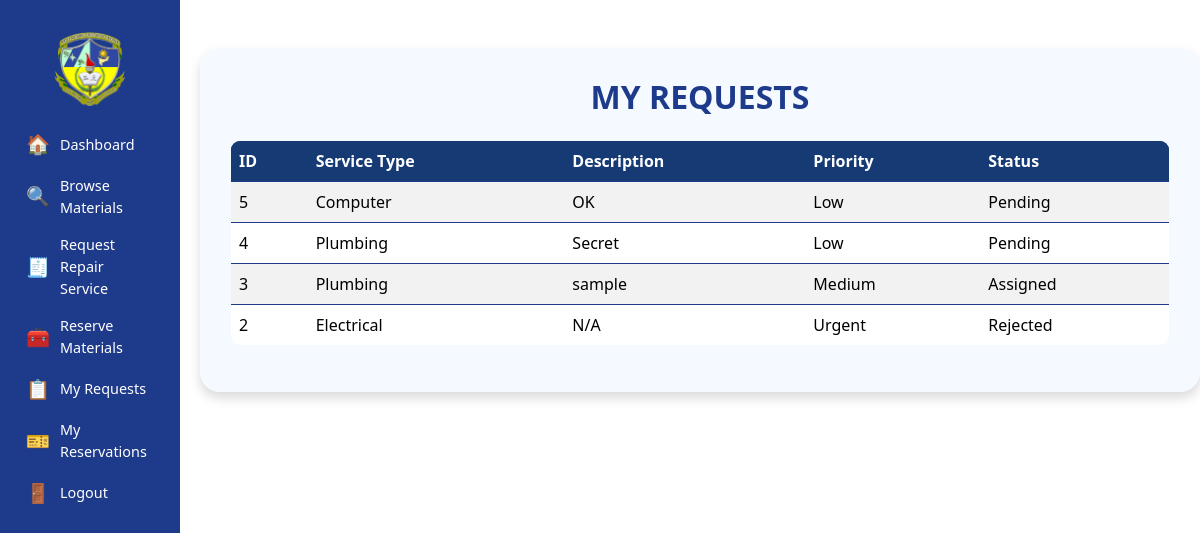
Page /pages/user/my_request.php on the committed database.
### tables this page shows
CREATE TABLE `repair_requests` (
  `id` int(11) NOT NULL,
  `user_id` int(11) NOT NULL,
  `requester_name` varchar(255) NOT NULL,
  `department` varchar(255) NOT NULL,
  `location` varchar(255) NOT NULL,
  `service_type` varchar(100) NOT NULL,
  `description` text NOT NULL,
  `priority` enum('Low','Medium','High','Urgent') NOT NULL,
  `attachment` varchar(255) DEFAULT NULL,
  `date_requested` date NOT NULL,
  `created_at` timestamp NOT NULL DEFAULT current_timestamp(),
  `status` varchar(50) NOT NULL DEFAULT 'Pending'
);

### pages/user/my_request.php (the view, shortened to what this page needs)
<!DOCTYPE html>
<html lang="en">
<head>
    <link href="https://cdnjs.cloudflare.com/ajax/libs/bootstrap/5.3.2/css/bootstrap.min.css" rel="stylesheet">
</head>
<body>
    <div class="d-flex flex-column flex-md-row">
        <nav class="sidebar text-white p-3">
            <img src="../../assets/image/Smcc_logo.jpeg" alt="SMCC Logo" class="mb-3">
            <ul class="nav flex-column">
                <li class="nav-item">
                    <a href="dashboard.php" class="nav-link">
                        <span>🏠</span> Dashboard
                    </a>
                </li>
                <li class="nav-item">
                    <a href="browse_materials.php" class="nav-link">
                        <span>🔍</span> Browse Materials
                    </a>
                </li>
                <li class="nav-item">
                    <a href="request_repair.php" class="nav-link">
                        <span>🧾</span> Request Repair Service
                    </a>
                </li>
                <li class="nav-item">
                    <a href="reserve_materials.php" class="nav-link">
                        <span>🧰</span> Reserve Materials
                    </a>
                </li>
                <li class="nav-item">
                    <a href="my_request.php" class="nav-link">
                        <span>📋</span> My Requests
                    </a>
                </li>
                <li class="nav-item">
                    <a href="my_reservations.php" class="nav-link">
                        <span>🎫</span> My Reservations
                    </a>
                </li>
                <li class="nav-item">
                    <a href="../../clients.php" class="nav-link">
                        <span>🚪</span> Logout
                    </a>
                </li>
            </ul>
        </nav>
        <div class="container mt-5" style="background-color: #f4faff; padding: 30px; border-radius: 20px; box-shadow: 0 6px 12px rgba(0, 0, 0, 0.15);">
            <h2 class="text-center mb-4" style="color: #1e3a8a; font-weight: bold; text-transform: uppercase;">My Requests</h2>
            <div class="table-responsive">
                <table class="table table-striped table-hover" style="border: 1px solid #1e3a8a; border-radius: 10px; overflow: hidden;">
                    <thead style="background-color: #1e3a8a; color: white;">
                        <tr>
                            <th style="background-color: #163a73; color: white;">ID</th>
                            <th style="background-color: #163a73; color: white;">Service Type</th>
                            <th style="background-color: #163a73; color: white;">Description</th>
                            <th style="background-color: #163a73; color: white;">Priority</th>
                            <th style="background-color: #163a73; color: white;">Status</th>
                        </tr>
                    </thead>
                    <tbody>
                        <?php
                        require_once '../../controller/conn.php';
                        $user_id = 1;
                        $sql = "SELECT id, service_type, description, priority, status FROM repair_requests WHERE user_id = $user_id ORDER BY created_at DESC";
                        $result = $conn->query($sql);
                        if ($result->num_rows > 0) {
                            while ($row = $result->fetch_assoc()) {
                                echo "<tr>
                                    <td>{$row['id']}</td>
                                    <td>{$row['service_type']}</td>
                                    <td>{$row['description']}</td>
                                    <td>{$row['priority']}</td>
                                    <td>{$row['status']}</td>
                                </tr>";
                            }
                        } else {
                            echo "<tr><td colspan='5' class='text-center'>No requests found.</td></tr>";
                        }
                        ?>
                    </tbody>
                </table>
            </div>
        </div>
    </div>
</body>
</html>

### pages/user/my_request.php (style rules this page uses)
.sidebar { position: fixed; top: 0; left: 0; width: 180px; height: 100vh; background-color: #1e3a8a; text-align: left; overflow-y: auto; }
.sidebar img { width: 50%; margin: 15px auto; display: block; }
.sidebar .nav-link { display: flex; align-items: center; font-size: 0.9rem; padding: 8px 10px; color: white; text-decoration: none; }
.sidebar .nav-link span { margin-right: 10px; font-size: 1.2rem; font-style: normal; }
.container.mt-5 { margin-left: 200px; background-color: #f8f9fa; padding: 20px; border-radius: 10px; box-shadow: 0 4px 8px rgba(0, 0, 0, 0.1); }

### rows in the picture
repair_requests: id "5", service_type "Computer", description "OK", priority "Low", status "Pending"
repair_requests: id "4", service_type "Plumbing", description "Secret", priority "Low", status "Pending"
repair_requests: id "3", service_type "Plumbing", description "sample", priority "Medium", status "Assigned"
repair_requests: id "2", service_type "Electrical", description "N/A", priority "Urgent", status "Rejected"
